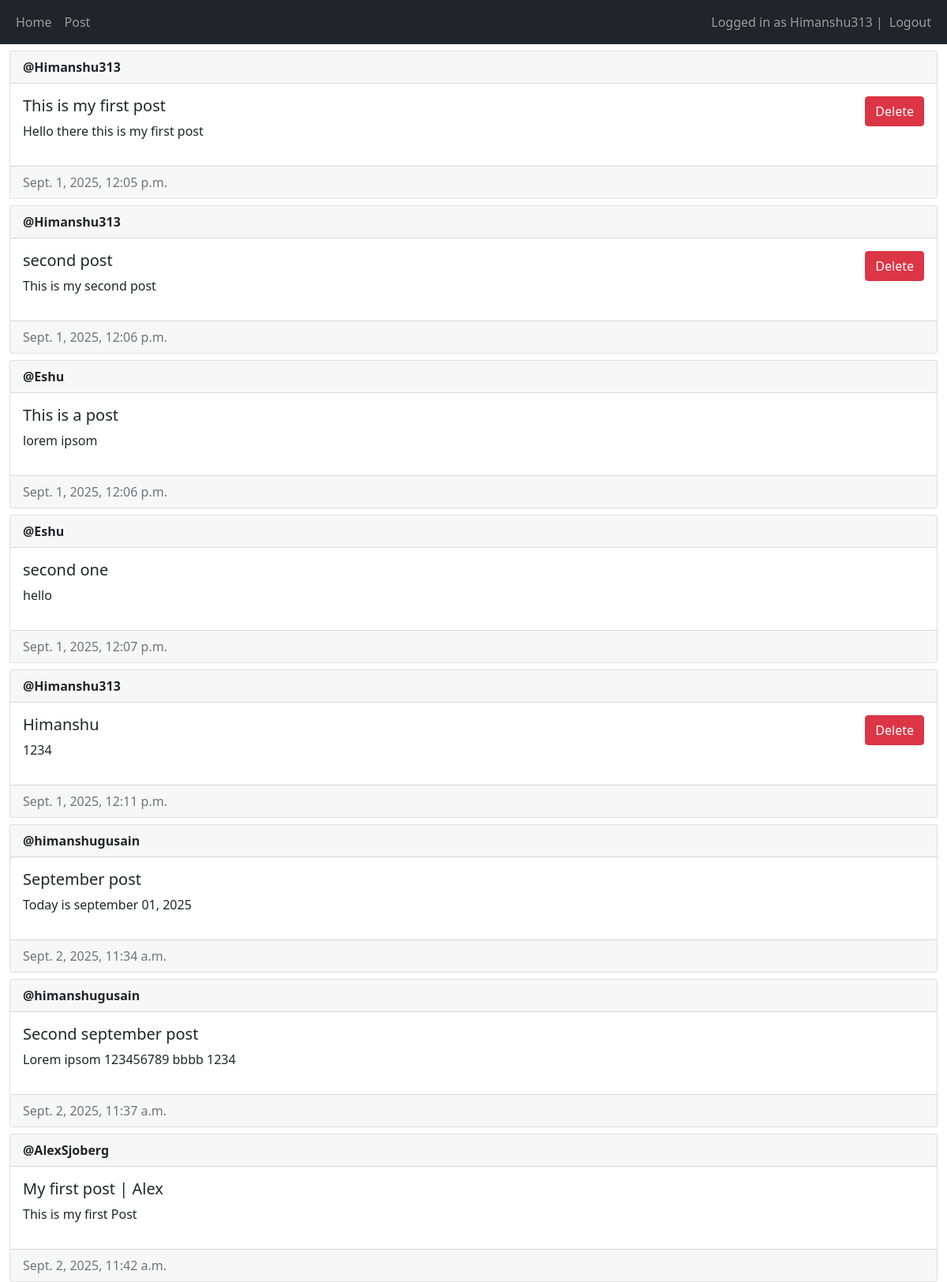
Screenshot of / (signed in) with the database file from the repository.
### main/models.py (models this page shows, shortened)
class Post(models.Model):
    author = models.ForeignKey(User, on_delete=models.CASCADE) #if the user refernced here is deleted then the post is also deleted
    title=models.CharField(max_length=200)
    description = models.TextField()
    created_at = models.DateTimeField(auto_now_add=True)
    updated_at = models.DateTimeField(auto_now=True)

### main/views.py (the view)
# urls.py: path('', views.home,name='home'),
@login_required(login_url="/login")
def home(request):
    posts = Post.objects.all()
    if request.method == "POST":    ### this will delete the post
        post_id = request.POST.get("post-id")
        post=Post.objects.filter(id=post_id).first() ### Filter and grab the first element
        if post and post.author == request.user:
            post.delete()
    return render(request, 'main/home.html', {"posts": posts})

### main/Templates/Main/home.html (shortened to what this page needs)
{% extends 'main/base.html' %}
{% block content %} {%for post in posts %}
<div class = "card mt-2">
    <div class = "card-header"><strong>@{{post.author.username}}</strong></div>
    <div class="card-body d-flex flex-row justify-content-between">
        <div>
            <h5 class="card-title">{{post.title}}</h5>
            <p>{{post.description}}</p>
        </div>
        <div>
            {% if user == post.author %}
            <form method = "post">
                <button type="submit" class="btn btn-danger" name="post-id" value="{{post.id}}">Delete</button>
            </form>
            {% endif %}
        </div>
    </div>
    <div class="card-footer text-muted">
        {{post.created_at}}
    </div>
</div>
{% endfor %}
{% endblock %}

### main/Templates/Main/base.html (shortened to what this page needs)
<!DOCTYPE html>
<html lang="en">
<head>
    <link href="https://cdn.jsdelivr.net/npm/bootstrap@5.1.3/dist/css/bootstrap.min.css" rel="stylesheet">
</head>
<body>
        <nav class = "navbar navbar-expand-lg navbar-dark bg-dark">
            <div class = "container-fluid">
                <div>
                    <ul class="navbar-nav">
                        <li class="nav-item">
                            <a class="nav-link" href="/home">Home</a>
                        </li>
                        <li class="nav-item">
                            <a class="nav-link" href="/create-post">Post</a>
                        </li>
                    </ul>
                </div>
                <div>
                    <ul class="navbar-nav">
                        {% if user.is_authenticated %}
                          <span class="navbar-text"> Logged in as {{user.username}} | </span>
                          <li class="nav-item">
                            <a class="nav-link" href="/logout">Logout</a>
                        {% else %}
                          <li class="nav-item">
                            <a class="nav-link" href="/login">Login</a>
                        </li>
                        {% endif %}
                    </ul>
                </div>
            </div>
        </nav>
    <div class ="container-fluid">{% block content %} {% endblock %}</div>
</body>
</html>

### rows the page displays
Post: author.username "Himanshu313", title "This is my first post", description "Hello there this is my first post", {{ post.id }} 1 (drawn), created_at "Sept. 1, 2025, 12:05 p.m."
Post: author.username "Himanshu313", title "second post", description "This is my second post", {{ post.id }} 2 (drawn), created_at "Sept. 1, 2025, 12:06 p.m."
Post: author.username "Eshu", title "This is a post", description "lorem ipsom", created_at "Sept. 1, 2025, 12:06 p.m."
Post: author.username "Eshu", title "second one", description "hello", created_at "Sept. 1, 2025, 12:07 p.m."
Post: author.username "Himanshu313", title "Himanshu", description "1234", {{ post.id }} 5 (drawn), created_at "Sept. 1, 2025, 12:11 p.m."
Post: author.username "himanshugusain", title "September post", description "Today is september 01, 2025", created_at "Sept. 2, 2025, 11:34 a.m."
Post: author.username "himanshugusain", title "Second september post", description "Lorem ipsom 123456789 bbbb 1234", created_at "Sept. 2, 2025, 11:37 a.m."
Post: author.username "AlexSjoberg", title "My first post | Alex", description "This is my first Post", created_at "Sept. 2, 2025, 11:42 a.m."

### other values shown
{{ user.username }} "Himanshu313"
